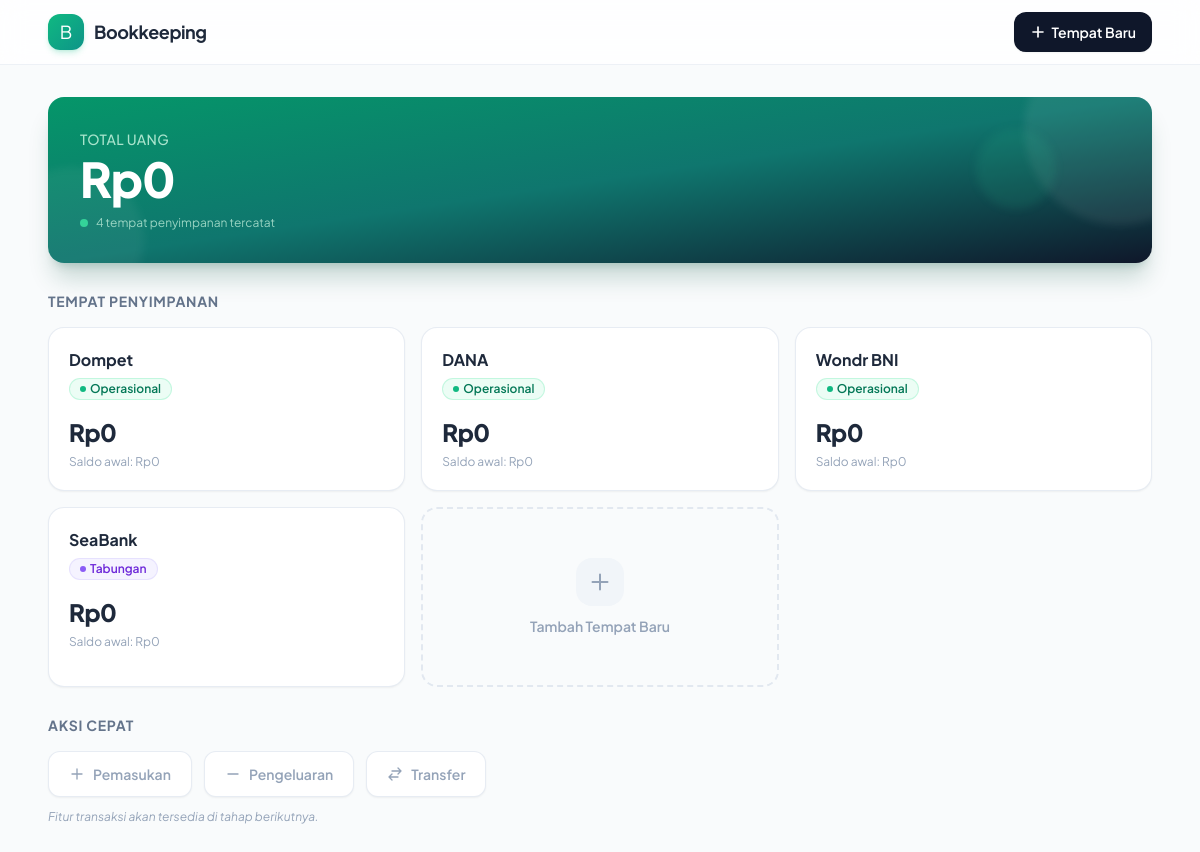
The page / on the database its author committed.
### tables this page shows
CREATE TABLE wallets (
            id INTEGER PRIMARY KEY AUTOINCREMENT,
            name TEXT NOT NULL UNIQUE,
            initial_balance REAL NOT NULL DEFAULT 0,
            allow_expense INTEGER NOT NULL DEFAULT 1
        );

### app.py (the view)
@app.route("/")
def dashboard():
    conn = get_connection()
    wallets = conn.execute("SELECT * FROM wallets ORDER BY id").fetchall()
    result = []
    total_uang = 0
    for w in wallets:
        balance = get_wallet_balance(conn, w["id"])
        total_uang += balance
        result.append({
            "id": w["id"],
            "name": w["name"],
            "initial_balance": w["initial_balance"],
            "allow_expense": bool(w["allow_expense"]),
            "current_balance": balance,
        })
    conn.close()
    return render_template("dashboard.html", wallets=result, total_uang=total_uang)

### models.py (called while the page is built)
def get_connection():
    conn = sqlite3.connect(DB_PATH)
    conn.row_factory = sqlite3.Row
    conn.execute("PRAGMA foreign_keys = ON")
    return conn

### templates/dashboard.html (shortened to what this page needs)
{% extends "base.html" %}
{% block content %}
<div class="space-y-7 fade-in">
    <div class="relative overflow-hidden bg-gradient-to-br from-emerald-600 via-teal-700 to-slate-900 rounded-2xl p-6 sm:p-8 text-white shadow-xl shadow-emerald-900/20">
        <div class="absolute -top-16 -right-16 w-48 h-48 bg-white/[0.07] rounded-full blur-sm"></div>
        <div class="absolute -bottom-12 -left-12 w-36 h-36 bg-white/[0.05] rounded-full blur-sm"></div>
        <div class="absolute top-8 right-24 w-20 h-20 bg-emerald-400/10 rounded-full blur-sm"></div>
        <div class="relative">
            <p class="text-sm font-medium text-emerald-100/80 mb-1.5 tracking-wide uppercase">Total Uang</p>
            <p class="text-4xl sm:text-5xl font-extrabold tracking-tight">Rp{{ "{:,.0f}".format(total_uang) }}</p>
            <div class="flex items-center gap-2 mt-3">
                <span class="w-2 h-2 rounded-full bg-emerald-400 animate-pulse"></span>
                <p class="text-xs text-emerald-100/70">{{ wallets|length }} tempat penyimpanan tercatat</p>
            </div>
        </div>
    </div>
    <div>
        <div class="flex items-center justify-between mb-4">
            <h2 class="text-sm font-bold text-slate-500 uppercase tracking-wider">Tempat Penyimpanan</h2>
        </div>
        <div class="grid grid-cols-1 sm:grid-cols-2 lg:grid-cols-3 gap-4">
            {% for w in wallets %}
            <div class="group bg-white rounded-2xl border border-slate-200/80 p-5 shadow-sm hover:shadow-md hover:-translate-y-1 transition-all duration-200 relative">
                <div class="flex items-start justify-between mb-4">
                    <div>
                        <h3 class="font-bold text-slate-800 text-base">{{ w.name }}</h3>
                        {% if w.allow_expense %}
                        <span class="inline-flex items-center gap-1 mt-1.5 px-2.5 py-0.5 rounded-full text-xs font-semibold bg-emerald-50 text-emerald-700 border border-emerald-200/60">
                            <span class="w-1.5 h-1.5 rounded-full bg-emerald-500"></span>Operasional
                        </span>
                        {% else %}
                        <span class="inline-flex items-center gap-1 mt-1.5 px-2.5 py-0.5 rounded-full text-xs font-semibold bg-violet-50 text-violet-700 border border-violet-200/60">
                            <span class="w-1.5 h-1.5 rounded-full bg-violet-500"></span>Tabungan
                        </span>
                        {% endif %}
                    </div>
                    <form method="POST" action="/wallet/delete" class="inline"
                        onsubmit="return confirm('Hapus {{ w.name }}? Data transaksi terkait juga akan dihapus.');">
                    </form>
                </div>
                <p class="text-2xl font-extrabold text-slate-800 tracking-tight">Rp{{ "{:,.0f}".format(w.current_balance) }}</p>
                <p class="text-xs text-slate-400 mt-1.5">Saldo awal: Rp{{ "{:,.0f}".format(w.initial_balance) }}</p>
            </div>
            {% endfor %}
            <button onclick="document.getElementById('modalAddWallet').classList.remove('hidden')"
                class="border-2 border-dashed border-slate-200 rounded-2xl p-5 flex flex-col items-center justify-center gap-2.5 text-slate-400 hover:border-emerald-500 hover:text-emerald-600 hover:bg-emerald-50/30 transition-all duration-200 min-h-[180px] cursor-pointer group">
                <span class="w-12 h-12 rounded-2xl bg-slate-100 group-hover:bg-emerald-100 flex items-center justify-center transition-colors">
                    <svg class="w-6 h-6" fill="none" stroke="currentColor" stroke-width="2" viewBox="0 0 24 24">
                        <path stroke-linecap="round" stroke-linejoin="round" d="M12 4.5v15m7.5-7.5h-15"/>
                    </svg>
                </span>
                <span class="text-sm font-semibold">Tambah Tempat Baru</span>
            </button>
        </div>
    </div>
    <div>
        <h2 class="text-sm font-bold text-slate-500 uppercase tracking-wider mb-4">Aksi Cepat</h2>
        <div class="flex flex-wrap gap-3">
            <span class="inline-flex items-center gap-2 bg-white border border-slate-200/80 text-slate-400 text-sm font-semibold px-5 py-3 rounded-xl cursor-not-allowed shadow-sm">
                <svg class="w-4 h-4" fill="none" stroke="currentColor" stroke-width="2" viewBox="0 0 24 24"><path stroke-linecap="round" stroke-linejoin="round" d="M12 4.5v15m7.5-7.5h-15"/></svg>
                Pemasukan
            </span>
            <span class="inline-flex items-center gap-2 bg-white border border-slate-200/80 text-slate-400 text-sm font-semibold px-5 py-3 rounded-xl cursor-not-allowed shadow-sm">
                <svg class="w-4 h-4" fill="none" stroke="currentColor" stroke-width="2" viewBox="0 0 24 24"><path stroke-linecap="round" stroke-linejoin="round" d="M19.5 12h-15"/></svg>
                Pengeluaran
            </span>
            <span class="inline-flex items-center gap-2 bg-white border border-slate-200/80 text-slate-400 text-sm font-semibold px-5 py-3 rounded-xl cursor-not-allowed shadow-sm">
                <svg class="w-4 h-4" fill="none" stroke="currentColor" stroke-width="2" viewBox="0 0 24 24"><path stroke-linecap="round" stroke-linejoin="round" d="M7.5 21L3 16.5m0 0L7.5 12M3 16.5h13.5m0-13.5L21 7.5m0 0L16.5 12M21 7.5H7.5"/></svg>
                Transfer
            </span>
        </div>
        <p class="text-xs text-slate-400 mt-3 italic">Fitur transaksi akan tersedia di tahap berikutnya.</p>
    </div>
</div>
{% endblock %}

### templates/base.html (shortened to what this page needs)
<!DOCTYPE html>
<html lang="id">
<head>
    <script src="https://cdn.tailwindcss.com"></script>
</head>
<body class="bg-slate-50/80 min-h-screen font-sans antialiased text-slate-800">
    <nav class="sticky top-0 z-40 backdrop-blur-md bg-white/80 border-b border-slate-200/60">
        <div class="max-w-6xl mx-auto px-4 sm:px-6 h-16 flex items-center justify-between">
            <a href="/" class="flex items-center gap-2.5 group">
                <span class="w-9 h-9 rounded-xl bg-gradient-to-br from-emerald-500 to-teal-600 flex items-center justify-center text-white text-lg shadow-md shadow-emerald-500/20 group-hover:shadow-lg group-hover:shadow-emerald-500/30 transition-shadow">B</span>
                <span class="font-bold text-slate-800 text-lg tracking-tight">Bookkeeping</span>
            </a>
            <button onclick="document.getElementById('modalAddWallet').classList.remove('hidden')"
                class="inline-flex items-center gap-1.5 bg-slate-900 hover:bg-slate-800 active:bg-slate-950 text-white text-sm font-semibold px-4 py-2.5 rounded-xl transition cursor-pointer shadow-sm">
                <svg class="w-4 h-4" fill="none" stroke="currentColor" stroke-width="2.5" viewBox="0 0 24 24"><path stroke-linecap="round" stroke-linejoin="round" d="M12 4.5v15m7.5-7.5h-15"/></svg>
                <span class="hidden sm:inline">Tempat Baru</span>
            </button>
        </div>
    </nav>
    <main class="max-w-6xl mx-auto px-4 sm:px-6 py-6 sm:py-8">
        {% block content %}{% endblock %}
    </main>
</body>
</html>

### templates/base.html (style rules this page uses)
.fade-in { animation: fadeIn 0.25s cubic-bezier(.4,0,.2,1); }

### rows shown on the page
wallets: name "Dompet", allow_expense 1 (drawn), current_balance "0", initial_balance "0"
wallets: name "DANA", allow_expense 1 (drawn), current_balance "0", initial_balance "0"
wallets: name "Wondr BNI", allow_expense 1 (drawn), current_balance "0", initial_balance "0"
wallets: name "SeaBank", shows "Tabungan", current_balance "0", initial_balance "0"

### other values the page prints
{{ "{:,.0f}".format(total_uang) }} "0"
{{ wallets|length }} "4"
